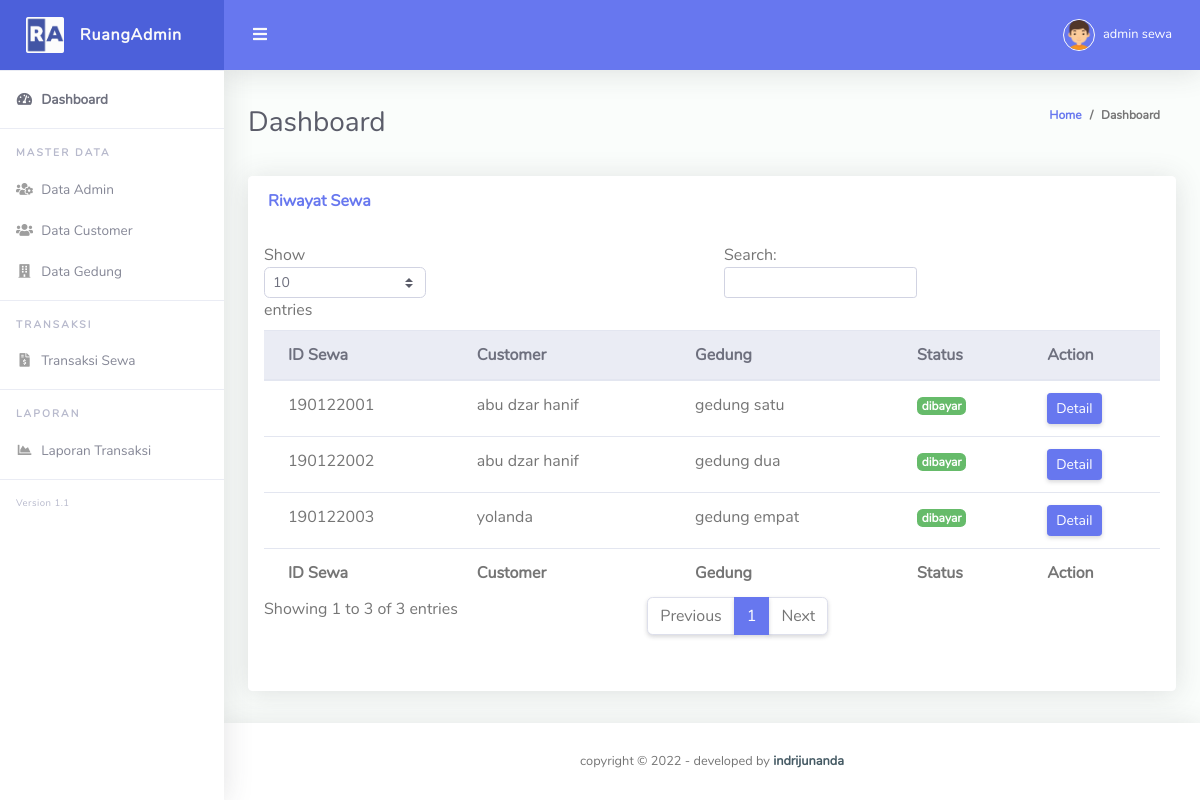
Screenshot of /admin/data_transaksi.php (signed in) with the database file from the repository.
### tables this page shows
CREATE TABLE `sewa` (
  `id_sewa` varchar(11) NOT NULL,
  `id_gedung` varchar(11) NOT NULL,
  `tgl_awal` date NOT NULL,
  `tgl_akhir` date NOT NULL,
  `durasi_sewa` int(11) NOT NULL,
  `total` int(11) NOT NULL,
  `status` varchar(11) NOT NULL,
  `bukti_bayar` text DEFAULT NULL,
  `id_user` varchar(11) NOT NULL,
  `tgl` date NOT NULL
);

CREATE TABLE `user` (
  `id_user` varchar(11) NOT NULL,
  `nama` varchar(50) NOT NULL,
  `notelp` varchar(15) NOT NULL,
  `username` varchar(11) NOT NULL,
  `password` text NOT NULL,
  `level` varchar(11) NOT NULL
);

CREATE TABLE `gedung` (
  `id_gedung` varchar(11) NOT NULL,
  `nama_gedung` varchar(50) NOT NULL,
  `harga` int(11) NOT NULL,
  `foto` text NOT NULL,
  `sts` varchar(11) NOT NULL
);

### admin/data_transaksi.php (the view, shortened to what this page needs)
<?php
if ($_SESSION['level'] != 'admin') {
    header('location: ../index.php');
} else {
    require('../koneksi.php');
    include('../template/header.php');
?>
    <div class="container-fluid" id="container-wrapper">
        <div class="d-sm-flex align-items-center justify-content-between mb-4">
            <h1 class="h3 mb-0 text-gray-800">Dashboard</h1>
            <ol class="breadcrumb">
                <li class="breadcrumb-item"><a href="./">Home</a></li>
                <li class="breadcrumb-item active" aria-current="page">Dashboard</li>
            </ol>
        </div>
        <div class="row">
            <div class="col-lg-12 mb-4">
                <div class="card">
                    <div class="card-header py-3 d-flex flex-row align-items-center justify-content-between">
                        <h6 class="m-0 font-weight-bold text-primary">Riwayat Sewa</h6>
                    </div>
                    <div class="table-responsive p-3">
                        <table class="table align-items-center table-flush" id="dataTable">
                            <thead class="thead-light">
                                <tr>
                                    <th>ID Sewa</th>
                                    <th>Customer</th>
                                    <th>Gedung</th>
                                    <th>Status</th>
                                    <th>Action</th>
                                </tr>
                            </thead>
                            <tfoot>
                                <tr>
                                    <th>ID Sewa</th>
                                    <th>Customer</th>
                                    <th>Gedung</th>
                                    <th>Status</th>
                                    <th>Action</th>
                                </tr>
                            </tfoot>
                            <tbody>
                                <?php
                                $query = mysqli_query($koneksi, "SELECT * FROM sewa inner JOIN user ON sewa.id_user = user.id_user inner JOIN gedung on gedung.id_gedung = sewa.id_gedung");
                                while ($data = mysqli_fetch_array($query)) {
                                ?>
                                    <tr>
                                        <td><?php echo $data['id_sewa'] ?></td>
                                        <td><?php echo $data['nama'] ?></td>
                                        <td><?php echo $data['nama_gedung'] ?></td>
                                        <td>
                                            <?php
                                            if ($data['status'] == 'pending') {
                                            ?>
                                                <span class="badge badge-danger"><?php echo $data['status'] ?></span>
                                            <?php
                                            } elseif ($data['status'] == 'konfirmasi') {
                                            ?>
                                                <span class="badge badge-warning"><?php echo $data['status'] ?></span>
                                            <?php
                                            } else {
                                            ?>
                                                <span class="badge badge-success"><?php echo $data['status'] ?></span>
                                            <?php } ?>
                                        </td>
                                        <td><a href="detail_transaksi.php?id=<?php echo $data['id_sewa'] ?>" class="btn btn-sm btn-primary">Detail</a></td>
                                    </tr>
                                <?php } ?>
                            </tbody>
                        </table>
                    </div>
                    <div class="card-footer"></div>
                </div>
            </div>
        </div>
    </div>
<?php include('../template/footer.php');
} ?>

### rows the page displays
sewa: id_sewa "190122001", id_user.nama "abu dzar hanif", id_gedung.nama_gedung "gedung satu", status "dibayar"
sewa: id_sewa "190122002", id_user.nama "abu dzar hanif", id_gedung.nama_gedung "gedung dua", status "dibayar"
sewa: id_sewa "190122003", id_user.nama "yolanda", id_gedung.nama_gedung "gedung empat", status "dibayar"

### other values shown
$_SESSION['nama'] "admin sewa"
